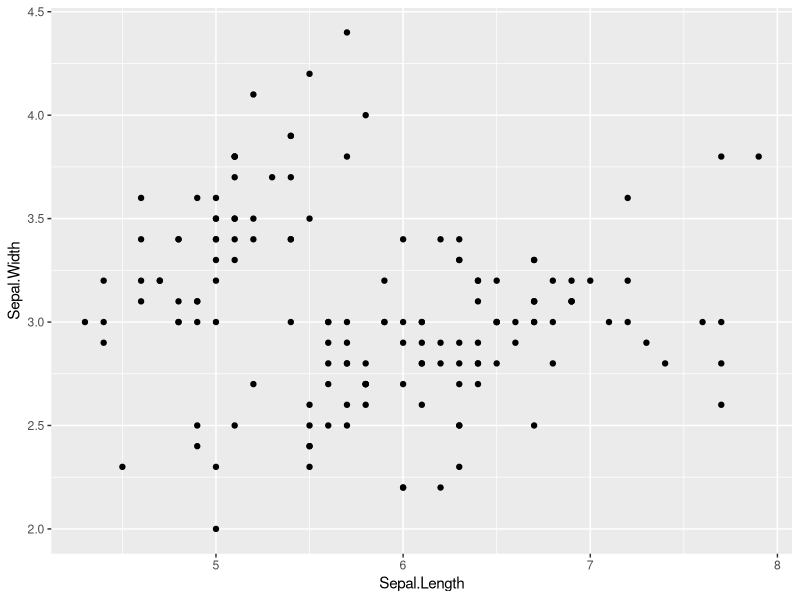
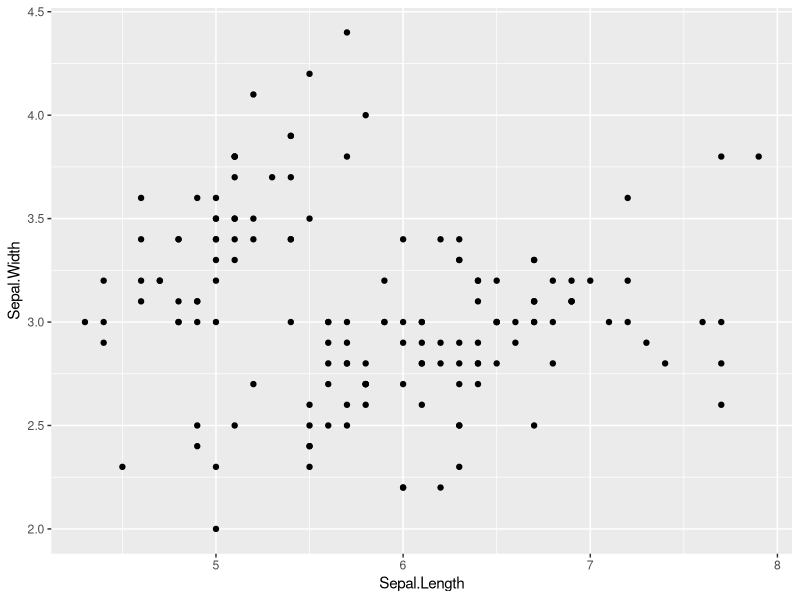
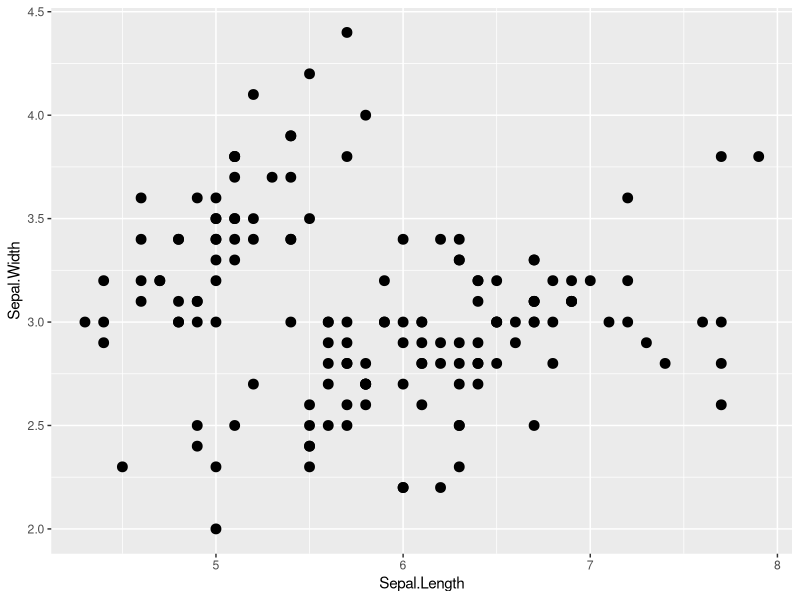
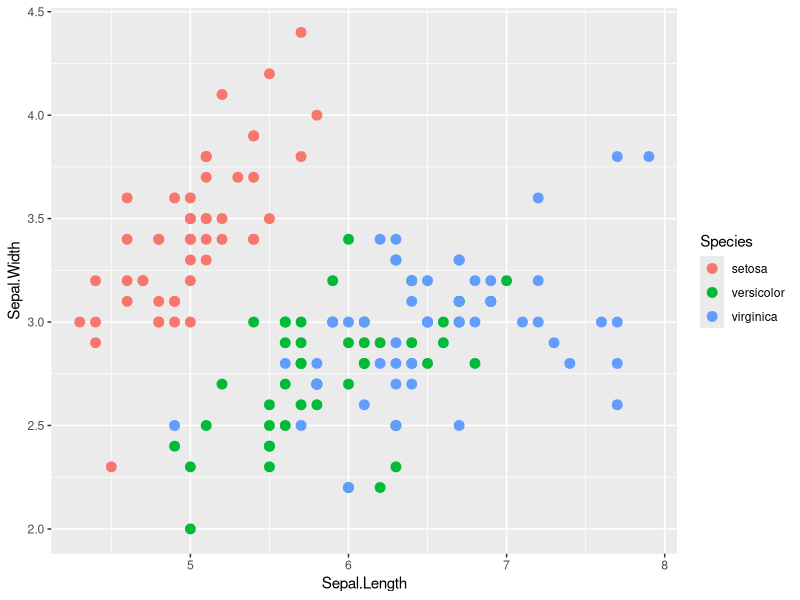
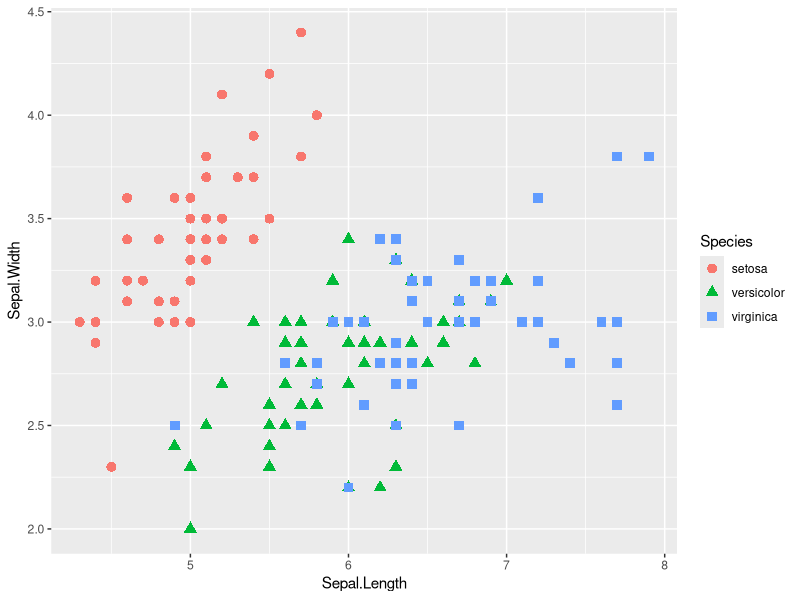
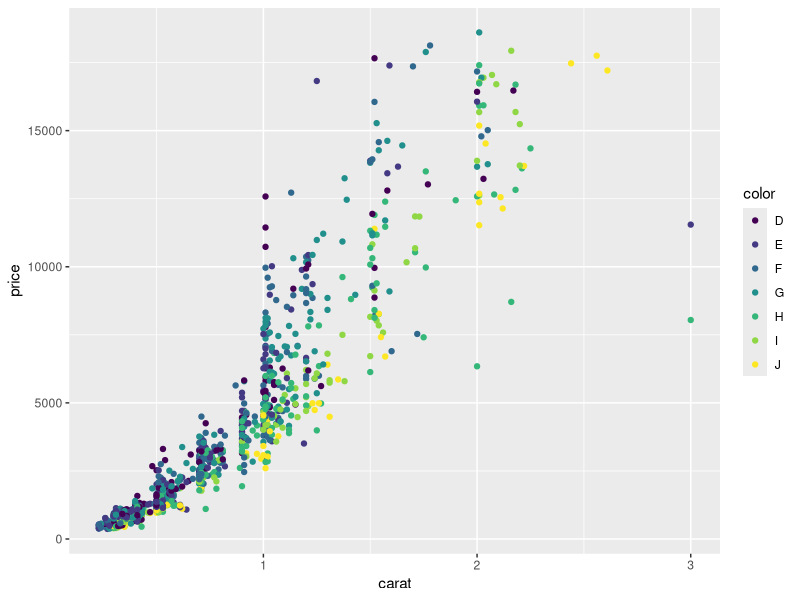
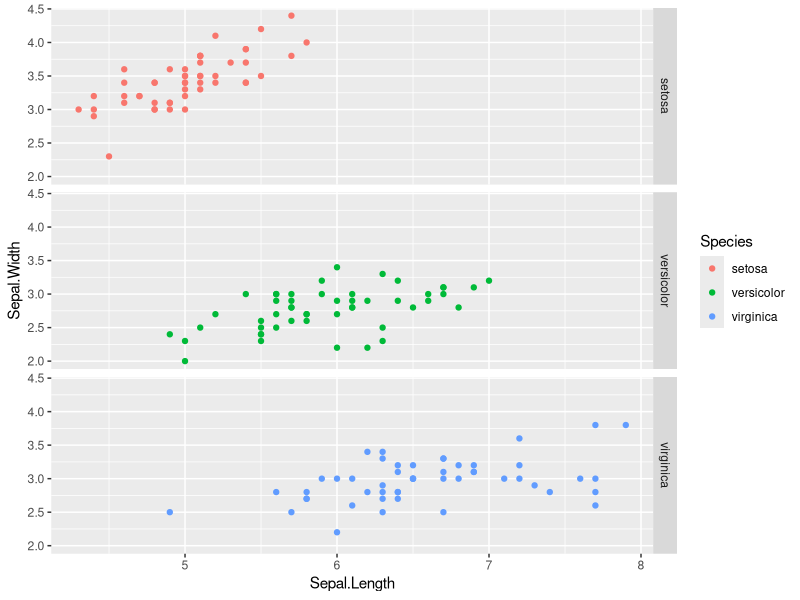
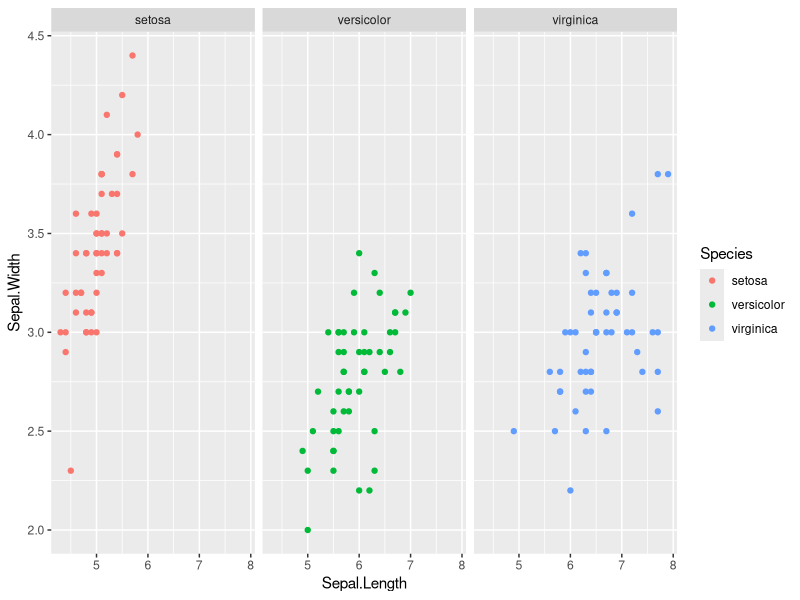

Recreate these plots in R, in order. (Note: this script raises an error after producing the figures.)
#ggplot learning script
#Dan Luo
#Feb 22 2015

install.packages("ggplot2",dependencies=TRUE)
install.packages("plyr")
install.packages("ggthemes")
install.packages("reshape2")

head(iris)
library(ggplot2)
library(plyr)
library(ggthemes)
library(reshape2)

myiris<- iris

myplot<-ggplot(data=iris, aes(x=Sepal.Length, y=Sepal.Width))
summary(myplot)

ggplot(data=iris, aes(x=Sepal.Length, y=Sepal.Width)) +
  geom_point()
# another way
myplot + geom_point()

# change the asesthetics of a geom
# increase the size of point
ggplot(data=iris, aes(x=Sepal.Length, y=Sepal.Width)) +
  geom_point(size=3)

# add some color
ggplot(iris, aes(x=Sepal.Length, y=Sepal.Width,color=Species)) +
  geom_point(size=3)

# differentiate points by shape
ggplot(iris, aes(x=Sepal.Length, y=Sepal.Width,color=Species)) +
  geom_point(aes(shape=Species),size=3)
# setting size, mapping shape

# Exercise 1
# make a small sample of the diamonds dataset
d2 <- diamonds[sample(1:dim(diamonds)[1], 1000), ]
ggplot(d2,aes(x=carat, y=price, color=color))+geom_point()

# Built-in stat example: Boxplots
library(MASS)
myplot2<- ggplot(birthwt, aes(factor(race),bwt)) + geom_boxplot()
summary(myplot2)

# Facets
# single column, multiple rows
ggplot(iris, aes(x=Sepal.Length, y=Sepal.Width,color=Species)) +
  geom_point()+
  facet_grid(Species ~ .)
# single row, multiple columns
ggplot(iris, aes(x=Sepal.Length, y=Sepal.Width,color=Species)) +
  geom_point()+
  facet_grid(. ~ Species)
# wrap your facets
ggplot(iris, aes(x=Sepal.Length, y=Sepal.Width,color=Species)) +
  geom_point()+
  facet_wrap( ~ Species) # notice lack of .

# Scales
# used for adjusting color
# Color
aes(color = variable)#mapping
color = "black"
# RColorBrewer package
library(RColorBrewer)
display.brewer.all()
# Using a color brewer
df<-melt(iris,id.vars="Species")
ggplot(df,aes(Species,value, fill=variable))+
  geom_bar(stat="identity", position = "dodge")+
  scale_fill_brewer(palette = "Set1")
#Manual color scale
ggplot(iris,aes(Species,value, fill=variable))+
  geom_bar(stat="identity", position = "dodge")+
  scale_color_manuel
# i want hue

ggplot(birthwt, aes(factor(race),bwt)) + geom_boxplot()

#done

